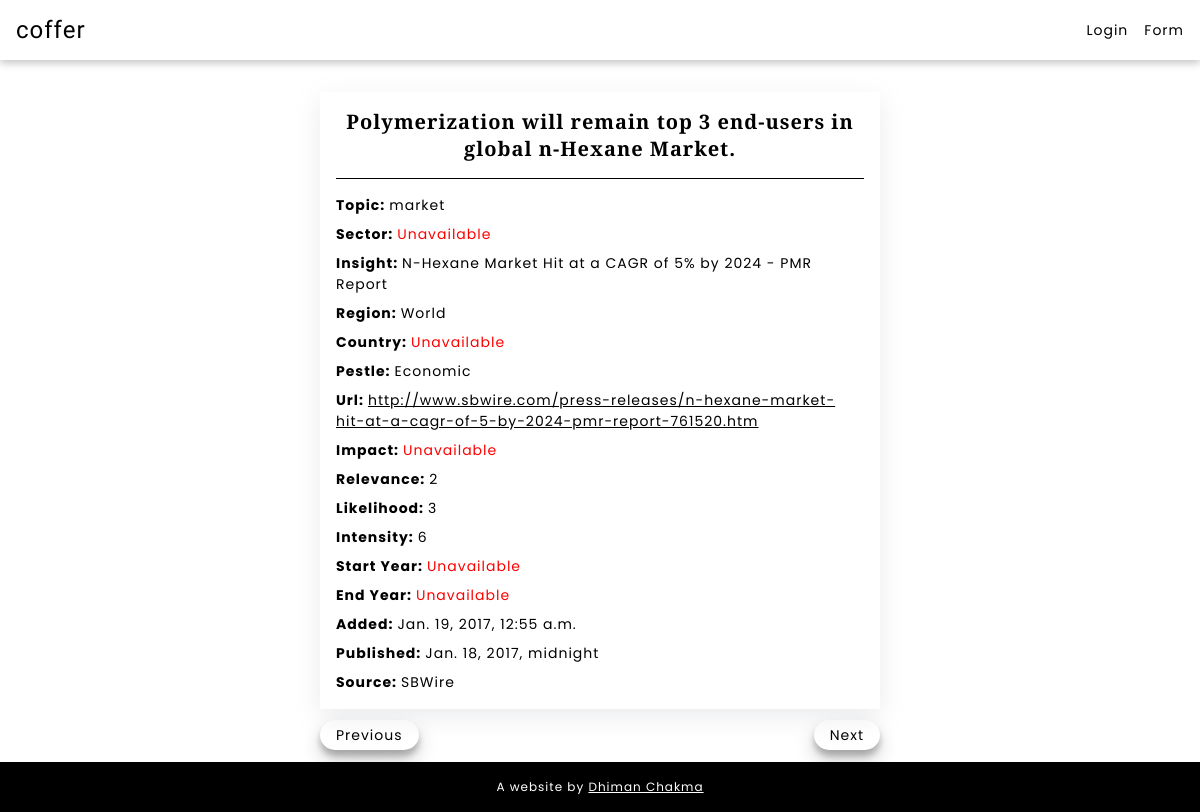
/insight/1005/, run on the app's committed database.
### myapp/models.py (models this page shows, shortened)
class myModel(models.Model):
	end_year = models.PositiveIntegerField(null=True, blank=True)
	intensity = models.PositiveSmallIntegerField(null=True, blank=True)
	sector = models.CharField(max_length = 255, null=True, blank=True)
	topic = models.CharField(max_length = 55, null=True, blank=True)
	insight = models.TextField()
	url = models.URLField(max_length = 300)
	region = models.CharField(max_length = 50, null=True, blank=True)
	start_year = models.PositiveIntegerField(null=True, blank=True)
	impact = models.CharField(max_length = 255, null=True, blank=True)
	added = models.DateTimeField(null=True, blank=True)
	published = models.DateTimeField(null=True, blank=True)
	country = models.CharField(max_length = 50, null=True, blank=True)
	relevance = models.PositiveIntegerField(null=True, blank=True)
	pestle = models.CharField(max_length = 100, null=True, blank=True)
	source = models.CharField(max_length = 200, null=True, blank=True)
	title = models.CharField(max_length = 300, null=True, blank=True)
	likelihood = models.PositiveIntegerField(null=True, blank=True)

### myapp/views.py (the view)
# urls.py: path("insight/<int:pk>/", views.detailview, name="detail"),
def detailview(request, pk):
    post = get_object_or_404(myModel, pk=pk)
    previous_post = myModel.objects.filter(pk__lt=post.pk).order_by('-pk').first()
    next_post = myModel.objects.filter(pk__gt=post.pk).order_by('pk').first()
    context = {
        'post':post,
        'previous_post_url': reverse('detail', args=[previous_post.pk]) if previous_post else None,
        'next_post_url': reverse('detail', args=[next_post.pk]) if next_post else None,
    }
    return render(request, 'myapp/detail.html', context)

### myapp/templates/myapp/detail.html (shortened to what this page needs)
{% extends 'myapp/base.html' %}
{% load static %}
{% block head %}
<link rel="stylesheet" href="{% static 'css/detail.css' %}">
{% endblock %}
{% block content %}
<div class="p-container">
	<h1>{{post.title}}</h1>
	<div class="p-wrapper">
		<div class="content">
			<p><strong>Topic: </strong>{% if post.topic %}{{post.topic}}{% else %} <span class="nota">Unavailable</span> {% endif %}</p>
		</div>
		<div class="content">
			<p><strong>Sector: </strong>{% if post.sector %}{{post.sector}}{% else %} <span class="nota">Unavailable</span> {% endif %}</p>
		</div>
		<div class="content">
			<p><strong>Insight: </strong>{% if post.insight %}{{post.insight}}{% else %} <span class="nota">Unavailable</span> {% endif %}</p>
		</div>
		<div class="content">
			<p><strong>Region: </strong>{% if post.region %}{{post.region}}{% else %} <span class="nota">Unavailable</span> {% endif %}</p>
		</div>
		<div class="content">
			<p><strong>Country: </strong>{% if post.country %}{{post.country}}{% else %} <span class="nota">Unavailable</span> {% endif %}</p>
		</div>
		<div class="content">
			<p><strong>Pestle: </strong>{% if post.pestle %}{{post.pestle}}{% else %} <span class="nota">Unavailable</span> {% endif %}</p>
		</div>
		<div class="content">
			<p><strong>Url: </strong>{% if post.url %} <a href="{{post.url}}" target="_blank">{{post.url}}</a> {% else %} <span class="nota">Unavailable</span> {% endif %}</p>
		</div>
		<div class="content">
			<p><strong>Impact: </strong>{% if post.impact %}{{post.impact}}{% else %} <span class="nota">Unavailable</span> {% endif %}</p>
		</div>
		<div class="content">
			<p><strong>Relevance: </strong>{% if post.relevance %}{{post.relevance}}{% else %} <span class="nota">Unavailable</span> {% endif %}</p>
		</div>
		<div class="content">
			<p><strong>Likelihood: </strong>{% if post.likelihood %}{{post.likelihood}}{% else %} <span class="nota">Unavailable</span> {% endif %}</p>
		</div>
		<div class="content">
			<p><strong>Intensity: </strong>{% if post.intensity %}{{post.intensity}}{% else %} <span class="nota">Unavailable</span> {% endif %}</p>
		</div>
		<div class="content">
			<p><strong>Start Year: </strong>{% if post.start_year %}{{post.start_year}}{% else %} <span class="nota">Unavailable</span> {% endif %}</p>
		</div>
		<div class="content">
			<p><strong>End Year: </strong>{% if post.end_year %}{{post.end_year}}{% else %} <span class="nota">Unavailable</span> {% endif %}</p>
		</div>
		<div class="content">
			<p><strong>Added: </strong>{% if post.added %}{{post.added}}{% else %} <span class="nota">Unavailable</span> {% endif %}</p>
		</div>
		<div class="content">
			<p><strong>Published: </strong>{% if post.published %}{{post.published}}{% else %} <span class="nota">Unavailable</span> {% endif %}</p>
		</div>
		<div class="content">
			<p><strong>Source: </strong>{% if post.source %}{{post.source}}{% else %} <span class="nota">Unavailable</span> {% endif %}</p>
		</div>
	</div>
</div>
<div class="p-n-container">
	<ul>
		{% if previous_post_url %}
		<li><a href="{{ previous_post_url }}">Previous</a></li>
		{% endif %}
		{% if next_post_url %}
		<li><a href="{{ next_post_url }}">Next</a></li>
		{% endif %}
	</ul>
</div>
{% endblock %}

### static/css/base.css (style rules this page uses)
* { margin:0; padding:0; box-sizing:border-box; letter-spacing: 1px; }

### static/css/detail.css (style rules this page uses)
.p-container { width: 90%; max-width: 35rem; margin-inline: auto; box-shadow: rgba(149, 157, 165, 0.2) 0px 8px 24px; padding: 1rem; margin-top: 1rem; overflow-x: hidden; }
.p-container>h1 { text-align: center; font-family: "Playfair Display", serif; font-size: 1.25rem; padding-bottom: 1rem; border-bottom: 1px solid black; }
.p-wrapper { margin-top: 1rem; display: grid; grid-gap: 0.5rem; }
.nota { color: red; }
.content>p { font-family: "Poppins", sans-serif; font-size: 0.875rem; color: black; }
.content>p>a { color: black; }
.p-n-container { width: 90%; max-width: 35rem; margin-inline: auto; margin-top: 1rem; }
.p-n-container>ul { display: flex; justify-content: space-between; align-items: center; list-style: none; }
.p-n-container>ul>li>a { text-decoration: none; font-family: "Poppins", sans-serif; font-size: 0.875rem; color: black; box-shadow: rgba(0, 0, 0, 0.19) 0px 10px 20px, rgba(0, 0, 0, 0.23) 0px 6px 6px; padding: 5px 1rem; border-radius: 1rem; }

### data on the page
myModel: title "Polymerization will remain top 3 end-users in global n-Hexane Market.", topic "market", insight "N-Hexane Market Hit at a CAGR of 5% by 2024 - PMR Report", region "World", pestle "Economic", url "http://www.sbwire.com/press-releases/n-hexane-market-hit-at-a-cagr-of-5-by-2024-pmr-report-761520.htm", relevance "2", likelihood "3", intensity "6", added "Jan. 19, 2017, 12:55 a.m.", published "Jan. 18, 2017, midnight", source "SBWire"
